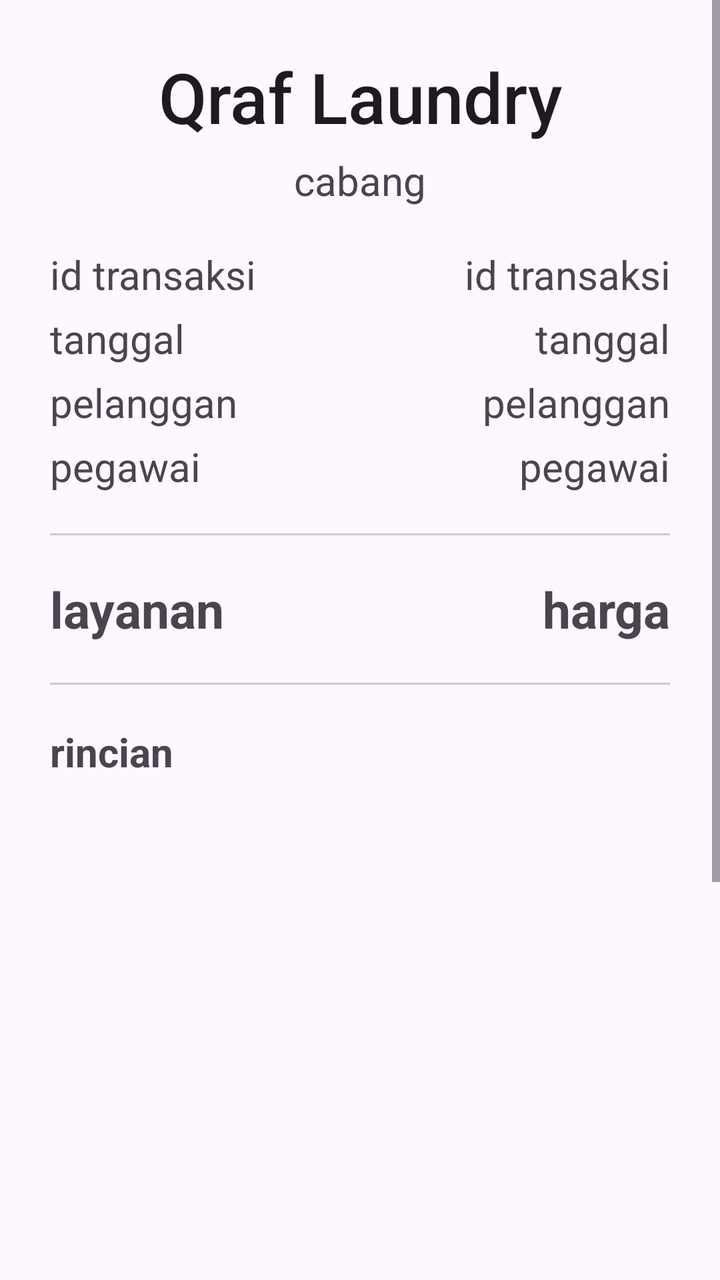
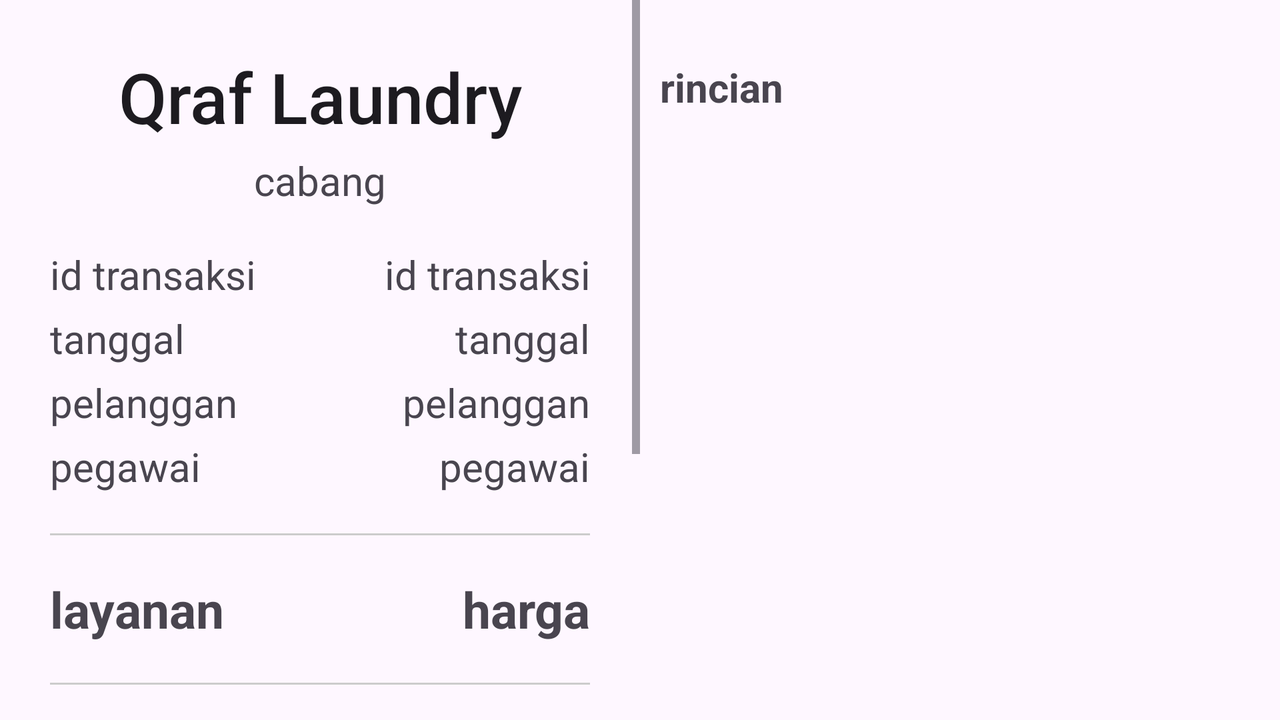

First picture: res/layout/ on a phone held upright. Second picture: the repository's own variant of that layout, on a device whose configuration matches the variant's folder. Source for both follows.
<!-- AndroidManifest.xml: application theme Theme.Laundryy -->
<!-- res/layout/activity_nota_transaksi.xml -->
<?xml version="1.0" encoding="utf-8"?>
<ScrollView xmlns:android="http://schemas.android.com/apk/res/android"
    xmlns:app="http://schemas.android.com/apk/res-auto"
    xmlns:tools="http://schemas.android.com/tools"
    android:id="@+id/main"
    android:layout_width="match_parent"
    android:layout_height="match_parent"
    tools:context=".NotaTransaksiActivity">
    <LinearLayout
        android:layout_width="match_parent"
        android:layout_height="match_parent"
        android:orientation="vertical"
        android:padding="25dp">
        <TextView
            android:layout_width="match_parent"
            android:layout_height="wrap_content"
            android:text="Qraf Laundry"
            android:textAlignment="center"
            android:textSize="35sp"
            android:textAppearance="@style/TextAppearance.AppCompat.Title"/>
        <TextView
            android:id="@+id/tvCabang"
            android:layout_width="match_parent"
            android:layout_height="wrap_content"
            android:text="@string/cabang"
            android:textAlignment="center"
            android:textSize="20sp"
            android:layout_marginTop="5dp"/>
        <LinearLayout
            android:layout_width="match_parent"
            android:layout_height="wrap_content"
            android:orientation="horizontal"
            android:layout_marginTop="20dp">
            <TextView
                android:id="@+id/tvIdTransaksi"
                android:layout_width="wrap_content"
                android:layout_height="wrap_content"
                android:text="@string/idTransaksi"
                android:textSize="20sp"
                android:layout_weight="1"/>
            <TextView
                android:id="@+id/tvIdTransaksi2"
                android:layout_width="wrap_content"
                android:layout_height="wrap_content"
                android:text="@string/idTransaksi"
                android:textSize="20sp"
                android:layout_weight="1"
                android:gravity="end"/>
        </LinearLayout>
        <LinearLayout
            android:layout_width="match_parent"
            android:layout_height="wrap_content"
            android:orientation="horizontal"
            android:layout_marginTop="5dp">
            <TextView
                android:id="@+id/tvTanggal"
                android:layout_width="wrap_content"
                android:layout_height="wrap_content"
                android:text="@string/Notatanggal"
                android:textSize="20sp"
                android:layout_weight="1"/>
            <TextView
                android:id="@+id/tvTanggal2"
                android:layout_width="wrap_content"
                android:layout_height="wrap_content"
                android:text="@string/Notatanggal"
                android:textSize="20sp"
                android:layout_weight="1"
                android:gravity="end"/>
        </LinearLayout>
        <LinearLayout
            android:layout_width="match_parent"
            android:layout_height="wrap_content"
            android:orientation="horizontal"
            android:layout_marginTop="5dp">
            <TextView
                android:id="@+id/tvPelanggan"
                android:layout_width="wrap_content"
                android:layout_height="wrap_content"
                android:text="@string/Pelanggan"
                android:textSize="20sp"
                android:layout_weight="1"/>
            <TextView
                android:id="@+id/tvPelanggan2"
                android:layout_width="wrap_content"
                android:layout_height="wrap_content"
                android:text="@string/Pelanggan"
                android:textSize="20sp"
                android:layout_weight="1"
                android:gravity="end"/>
        </LinearLayout>
        <LinearLayout
            android:layout_width="match_parent"
            android:layout_height="wrap_content"
            android:orientation="horizontal"
            android:layout_marginTop="5dp">
            <TextView
                android:id="@+id/tvKaryawan"
                android:layout_width="wrap_content"
                android:layout_height="wrap_content"
                android:text="@string/pegawai"
                android:textSize="20sp"
                android:layout_weight="1"/>
            <TextView
                android:id="@+id/tvKaryawan2"
                android:layout_width="wrap_content"
                android:layout_height="wrap_content"
                android:text="@string/pegawai"
                android:textSize="20sp"
                android:layout_weight="1"
                android:gravity="end"/>
        </LinearLayout>
        <View
            android:layout_width="match_parent"
            android:layout_height="1dp"
            android:background="#CCCCCC"
            android:layout_marginTop="20dp"
            android:layout_marginBottom="20dp"/>
        <LinearLayout
            android:layout_width="match_parent"
            android:layout_height="wrap_content"
            android:orientation="horizontal">
            <TextView
                android:id="@+id/tvLayanan"
                android:layout_width="wrap_content"
                android:layout_height="wrap_content"
                android:text="@string/layanan"
                android:textSize="25sp"
                android:layout_weight="1"
                android:textStyle="bold"/>
            <TextView
                android:id="@+id/tvHargaLayanan"
                android:layout_width="wrap_content"
                android:layout_height="wrap_content"
                android:text="@string/harga"
                android:textSize="25sp"
                android:layout_weight="1"
                android:gravity="end"
                android:textStyle="bold"/>
        </LinearLayout>
        <View
            android:layout_width="match_parent"
            android:layout_height="1dp"
            android:background="#CCCCCC"
            android:layout_marginTop="20dp"/>
        <TextView
            android:id="@+id/tvTambahan"
            android:layout_width="wrap_content"
            android:layout_height="wrap_content"
            android:text="@string/rincianTambahan"
            android:layout_marginTop="20dp"
            android:textSize="20sp"
            android:textStyle="bold"/>
        <androidx.core.widget.NestedScrollView
            android:layout_width="match_parent"
            android:layout_height="270dp"
            android:layout_marginTop="20dp"
            android:id="@+id/nsvKonfirmasiData">
            <androidx.recyclerview.widget.RecyclerView
                android:id="@+id/rvNota_LayananTambahan"
                android:layout_width="match_parent"
                android:layout_height="wrap_content"
                tools:listitem="@layout/cardpilihlayanantambahan"/>
        </androidx.core.widget.NestedScrollView>
        <View
            android:layout_width="match_parent"
            android:layout_height="1dp"
            android:background="#CCCCCC"
            android:layout_marginTop="20dp"
            android:layout_marginBottom="20dp"/>
        <LinearLayout
            android:layout_width="match_parent"
            android:layout_height="wrap_content"
            android:orientation="horizontal">
            <TextView
                android:id="@+id/tvSubTotalTambahan"
                android:layout_width="wrap_content"
                android:layout_height="wrap_content"
                android:text="@string/subtotalTambahan"
                android:textSize="20sp"
                android:layout_weight="1"/>
            <TextView
                android:id="@+id/tvSubTotalTambahanValue"
                android:layout_width="wrap_content"
                android:layout_height="wrap_content"
                android:text="@string/harga"
                android:textSize="20sp"
                android:layout_weight="1"
                android:gravity="end"/>
        </LinearLayout>
        <LinearLayout
            android:layout_width="match_parent"
            android:layout_height="wrap_content"
            android:orientation="horizontal"
            android:layout_marginTop="20dp">
            <TextView
                android:id="@+id/tvTotalbayar"
                android:layout_width="wrap_content"
                android:layout_height="wrap_content"
                android:text="@string/totalbayar"
                android:textSize="28sp"
                android:layout_weight="1"
                android:textStyle="bold"/>
            <TextView
                android:id="@+id/tvTotalBayarValue"
                android:layout_width="wrap_content"
                android:layout_height="wrap_content"
                android:text="@string/harga"
                android:textSize="28sp"
                android:layout_weight="1"
                android:gravity="end"
                android:textStyle="bold"/>
        </LinearLayout>
        <View
            android:layout_width="match_parent"
            android:layout_height="1dp"
            android:background="#CCCCCC"
            android:layout_marginTop="20dp"
            android:layout_marginBottom="20dp"/>
        <LinearLayout
            android:layout_width="match_parent"
            android:layout_height="wrap_content"
            android:orientation="horizontal">
            <Button
                android:id="@+id/btnKirimWa"
                android:layout_width="match_parent"
                android:layout_height="58dp"
                android:layout_weight="1"
                android:backgroundTint="#776B5D"
                android:textColor="#ffffff"
                android:text="@string/btnKirimWa"
                android:textSize="17sp"
                android:layout_marginEnd="3dp" />
            <Button
                android:id="@+id/btnProses"
                android:layout_width="match_parent"
                android:layout_height="58dp"
                android:layout_weight="1"
                android:backgroundTint="#776B5D"
                android:textColor="#ffffff"
                android:text="@string/Cetak"
                android:textSize="17sp"
                android:layout_marginStart="3dp"/>
        </LinearLayout>
    </LinearLayout>
</ScrollView>
<!-- res/layout/cardpilihlayanantambahan.xml (included above) -->
<?xml version="1.0" encoding="utf-8"?>
<androidx.cardview.widget.CardView xmlns:android="http://schemas.android.com/apk/res/android"
    android:layout_width="match_parent"
    android:layout_height="wrap_content"
    xmlns:app="http://schemas.android.com/apk/res-auto"
    android:id="@+id/cvLayananTambahan"
    app:cardCornerRadius="20dp"
    android:layout_margin="5dp">
    <LinearLayout
        android:layout_width="match_parent"
        android:layout_height="match_parent"
        android:orientation="vertical">
        <LinearLayout
            android:layout_width="match_parent"
            android:layout_height="wrap_content"
            android:background="#8D7B68"
            android:padding="10dp"
            android:orientation="horizontal">
            <TextView
                android:id="@+id/tvCardLayananTambahan_Id"
                android:layout_width="wrap_content"
                android:layout_height="wrap_content"
                android:text="[1]"
                android:textAppearance="@style/TextAppearance.AppCompat.Title"
                android:textSize="22sp"
                android:layout_marginStart="10dp"/>
            <ImageView
                android:id="@+id/ivHapus"
                android:layout_width="15dp"
                android:layout_height="15dp"
                android:src="@drawable/silang"
                android:layout_marginTop="5dp"
                android:layout_marginStart="320dp"
                android:visibility="gone"/>

        </LinearLayout>
        <TextView
            android:id="@+id/tvCardLayananTambahan_Nama"
            android:layout_width="match_parent"
            android:layout_height="wrap_content"
            android:layout_marginStart="15dp"
            android:text="@string/tvCardLayanan_Nama"
            android:textSize="27sp"
            android:layout_marginTop="15dp"/>
        <TextView
            android:id="@+id/tvCardLayananTambahan_Harga"
            android:layout_width="match_parent"
            android:layout_height="wrap_content"
            android:layout_marginStart="15dp"
            android:text="@string/tvCardLayanan_Harga"
            android:textSize="22sp"
            android:gravity="end"
            android:layout_marginTop="5dp"
            android:layout_marginBottom="10dp"
            android:layout_marginEnd="15dp"/>
    </LinearLayout>
</androidx.cardview.widget.CardView>
<!-- resources referenced by this layout -->
<resources>
  <!-- drawable silang: png bitmap (drawable, 44517 bytes) -->
  <string name="Cetak">cetak</string>
  <string name="Notatanggal">tanggal</string>
  <string name="Pelanggan">pelanggan</string>
  <string name="btnKirimWa">kirim wa</string>
  <string name="cabang">cabang</string>
  <string name="harga">harga</string>
  <string name="idTransaksi">id transaksi</string>
  <string name="layanan">layanan</string>
  <string name="pegawai">pegawai</string>
  <string name="rincianTambahan">rincian</string>
  <string name="subtotalTambahan">subtotal</string>
  <string name="totalbayar">total</string>
  <string name="tvCardLayanan_Harga">harga layanan</string>
  <string name="tvCardLayanan_Nama">nama layanan</string>
  <style name="Theme.Laundryy" parent="Base.Theme.Laundryy" />
  <style name="Base.Theme.Laundryy" parent="Theme.Material3.DayNight.NoActionBar">
          
          
      </style>
</resources>
<!-- res/layout-land/activity_nota_transaksi.xml (the author's variant of the layout above) -->
<!-- drawn on the phone turned sideways -->
<?xml version="1.0" encoding="utf-8"?>
<LinearLayout xmlns:android="http://schemas.android.com/apk/res/android"
    xmlns:app="http://schemas.android.com/apk/res-auto"
    xmlns:tools="http://schemas.android.com/tools"
    android:id="@+id/main"
    android:layout_width="match_parent"
    android:layout_height="match_parent"
    android:orientation="horizontal"
    tools:context=".NotaTransaksiActivity">
    <ScrollView
        android:layout_width="wrap_content"
        android:layout_height="wrap_content"
        android:layout_weight="1">
        <LinearLayout
            android:layout_width="match_parent"
            android:layout_height="wrap_content"
            android:orientation="vertical"
            android:padding="25dp">
            <TextView
                android:layout_width="match_parent"
                android:layout_height="wrap_content"
                android:text="Qraf Laundry"
                android:textAlignment="center"
                android:textSize="35sp"
                android:textAppearance="@style/TextAppearance.AppCompat.Title"/>
            <TextView
                android:id="@+id/tvCabang"
                android:layout_width="match_parent"
                android:layout_height="wrap_content"
                android:text="@string/cabang"
                android:textAlignment="center"
                android:textSize="20sp"
                android:layout_marginTop="5dp"/>
            <LinearLayout
                android:layout_width="match_parent"
                android:layout_height="wrap_content"
                android:orientation="horizontal"
                android:layout_marginTop="20dp">
                <TextView
                    android:id="@+id/tvIdTransaksi"
                    android:layout_width="wrap_content"
                    android:layout_height="wrap_content"
                    android:text="@string/idTransaksi"
                    android:textSize="20sp"
                    android:layout_weight="1"/>
                <TextView
                    android:id="@+id/tvIdTransaksi2"
                    android:layout_width="wrap_content"
                    android:layout_height="wrap_content"
                    android:text="@string/idTransaksi"
                    android:textSize="20sp"
                    android:layout_weight="1"
                    android:gravity="end"/>
            </LinearLayout>
            <LinearLayout
                android:layout_width="match_parent"
                android:layout_height="wrap_content"
                android:orientation="horizontal"
                android:layout_marginTop="5dp">
                <TextView
                    android:id="@+id/tvTanggal"
                    android:layout_width="wrap_content"
                    android:layout_height="wrap_content"
                    android:text="@string/Notatanggal"
                    android:textSize="20sp"
                    android:layout_weight="1"/>
                <TextView
                    android:id="@+id/tvTanggal2"
                    android:layout_width="wrap_content"
                    android:layout_height="wrap_content"
                    android:text="@string/Notatanggal"
                    android:textSize="20sp"
                    android:layout_weight="1"
                    android:gravity="end"/>
            </LinearLayout>
            <LinearLayout
                android:layout_width="match_parent"
                android:layout_height="wrap_content"
                android:orientation="horizontal"
                android:layout_marginTop="5dp">
                <TextView
                    android:id="@+id/tvPelanggan"
                    android:layout_width="wrap_content"
                    android:layout_height="wrap_content"
                    android:text="@string/Pelanggan"
                    android:textSize="20sp"
                    android:layout_weight="1"/>
                <TextView
                    android:id="@+id/tvPelanggan2"
                    android:layout_width="wrap_content"
                    android:layout_height="wrap_content"
                    android:text="@string/Pelanggan"
                    android:textSize="20sp"
                    android:layout_weight="1"
                    android:gravity="end"/>
            </LinearLayout>
            <LinearLayout
                android:layout_width="match_parent"
                android:layout_height="wrap_content"
                android:orientation="horizontal"
                android:layout_marginTop="5dp">
                <TextView
                    android:id="@+id/tvKaryawan"
                    android:layout_width="wrap_content"
                    android:layout_height="wrap_content"
                    android:text="@string/pegawai"
                    android:textSize="20sp"
                    android:layout_weight="1"/>
                <TextView
                    android:id="@+id/tvKaryawan2"
                    android:layout_width="wrap_content"
                    android:layout_height="wrap_content"
                    android:text="@string/pegawai"
                    android:textSize="20sp"
                    android:layout_weight="1"
                    android:gravity="end"/>
            </LinearLayout>
            <View
                android:layout_width="match_parent"
                android:layout_height="1dp"
                android:background="#CCCCCC"
                android:layout_marginTop="20dp"
                android:layout_marginBottom="20dp"/>
            <LinearLayout
                android:layout_width="match_parent"
                android:layout_height="wrap_content"
                android:orientation="horizontal">
                <TextView
                    android:id="@+id/tvLayanan"
                    android:layout_width="wrap_content"
                    android:layout_height="wrap_content"
                    android:text="@string/layanan"
                    android:textSize="25sp"
                    android:layout_weight="1"
                    android:textStyle="bold"/>
                <TextView
                    android:id="@+id/tvHargaLayanan"
                    android:layout_width="wrap_content"
                    android:layout_height="wrap_content"
                    android:text="@string/harga"
                    android:textSize="25sp"
                    android:layout_weight="1"
                    android:gravity="end"
                    android:textStyle="bold"/>
            </LinearLayout>
            <View
                android:layout_width="match_parent"
                android:layout_height="1dp"
                android:background="#CCCCCC"
                android:layout_marginTop="20dp"
                android:layout_marginBottom="20dp"/>
            <LinearLayout
                android:layout_width="match_parent"
                android:layout_height="wrap_content"
                android:orientation="horizontal">
                <TextView
                    android:id="@+id/tvSubTotalTambahan"
                    android:layout_width="wrap_content"
                    android:layout_height="wrap_content"
                    android:text="@string/subtotalTambahan"
                    android:textSize="20sp"
                    android:layout_weight="1"/>
                <TextView
                    android:id="@+id/tvSubTotalTambahanValue"
                    android:layout_width="wrap_content"
                    android:layout_height="wrap_content"
                    android:text="@string/harga"
                    android:textSize="20sp"
                    android:layout_weight="1"
                    android:gravity="end"/>
            </LinearLayout>
            <LinearLayout
                android:layout_width="match_parent"
                android:layout_height="wrap_content"
                android:orientation="horizontal"
                android:layout_marginTop="20dp">
                <TextView
                    android:id="@+id/tvTotalbayar"
                    android:layout_width="wrap_content"
                    android:layout_height="wrap_content"
                    android:text="@string/totalbayar"
                    android:textSize="28sp"
                    android:layout_weight="1"
                    android:textStyle="bold"/>
                <TextView
                    android:id="@+id/tvTotalBayarValue"
                    android:layout_width="wrap_content"
                    android:layout_height="wrap_content"
                    android:text="@string/harga"
                    android:textSize="28sp"
                    android:layout_weight="1"
                    android:gravity="end"
                    android:textStyle="bold"/>
            </LinearLayout>
            <View
                android:layout_width="match_parent"
                android:layout_height="1dp"
                android:background="#CCCCCC"
                android:layout_marginTop="20dp"
                android:layout_marginBottom="20dp"/>
            <LinearLayout
                android:layout_width="match_parent"
                android:layout_height="wrap_content"
                android:orientation="horizontal">
                <Button
                    android:id="@+id/btnKirimWa"
                    android:layout_width="match_parent"
                    android:layout_height="58dp"
                    android:layout_weight="1"
                    android:backgroundTint="#776B5D"
                    android:textColor="#ffffff"
                    android:text="@string/btnKirimWa"
                    android:textSize="17sp"
                    android:layout_marginEnd="3dp" />
                <Button
                    android:id="@+id/btnProses"
                    android:layout_width="match_parent"
                    android:layout_height="58dp"
                    android:layout_weight="1"
                    android:backgroundTint="#776B5D"
                    android:textColor="#ffffff"
                    android:text="@string/Cetak"
                    android:textSize="17sp"
                    android:layout_marginStart="3dp"/>
            </LinearLayout>
        </LinearLayout>
    </ScrollView>
        <LinearLayout
            android:layout_width="match_parent"
            android:layout_height="wrap_content"
            android:layout_weight="1"
            android:orientation="vertical"
            android:padding="10dp">
            <TextView
                android:id="@+id/tvTambahan"
                android:layout_width="wrap_content"
                android:layout_height="wrap_content"
                android:text="@string/rincianTambahan"
                android:layout_marginTop="20dp"
                android:textSize="20sp"
                android:textStyle="bold"/>
            <androidx.core.widget.NestedScrollView
                android:layout_width="match_parent"
                android:layout_height="wrap_content"
                android:layout_marginTop="20dp"
                android:id="@+id/nsvKonfirmasiData">
                <androidx.recyclerview.widget.RecyclerView
                    android:id="@+id/rvNota_LayananTambahan"
                    android:layout_width="match_parent"
                    android:layout_height="wrap_content"
                    tools:listitem="@layout/cardpilihlayanantambahan"/>
            </androidx.core.widget.NestedScrollView>
        </LinearLayout>
</LinearLayout>
